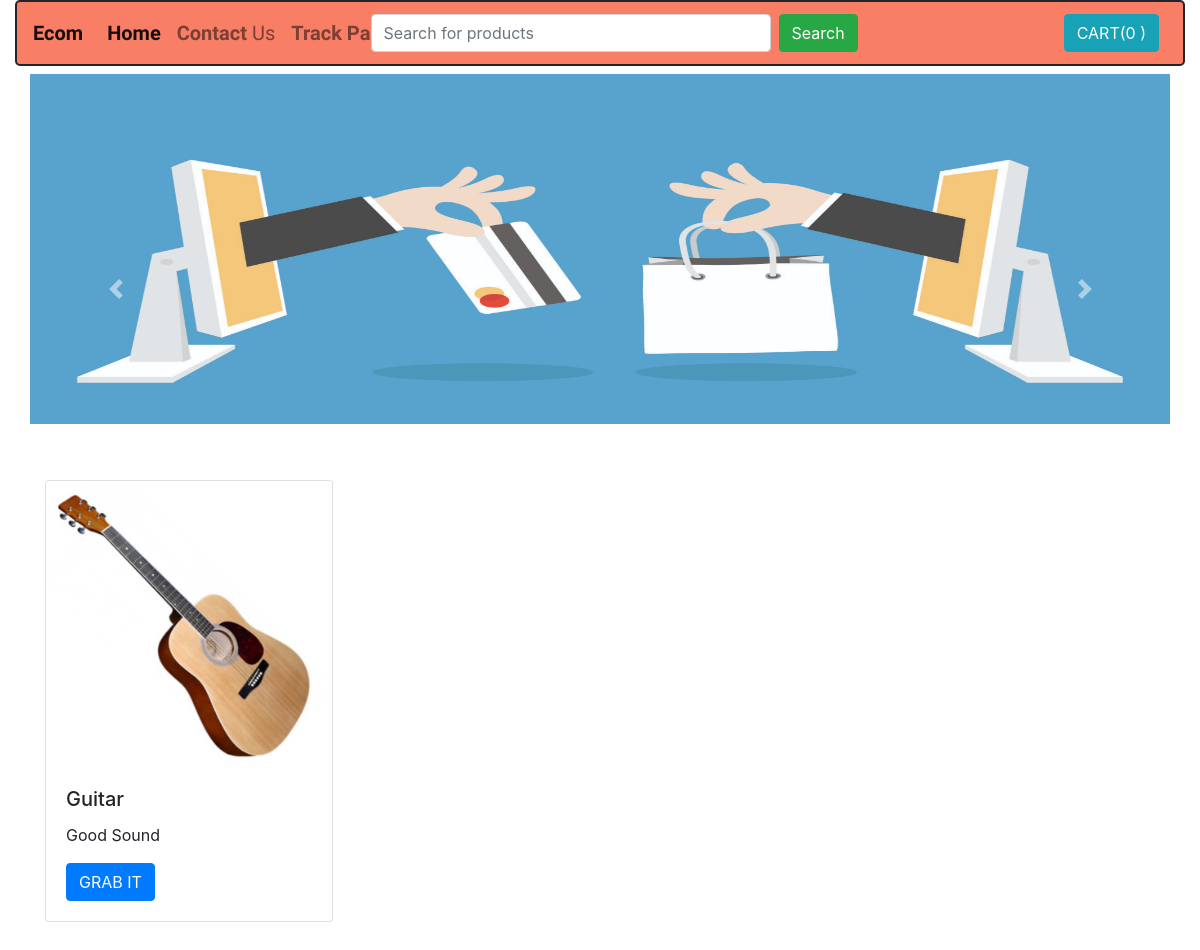
The page /shop/products/1 on the database its author committed.
### shop/models.py (models this page shows, shortened)
class Product(models.Model):
    product_id =  models.AutoField
    product_name =models.CharField(max_length=50)
    product_category =models.CharField(max_length=50,default="")
    product_price =models.IntegerField(default=0)
    product_desc= models.CharField(max_length=300)
    pub_date= models.DateField()
    product_image=models.ImageField(upload_to="shop/images",default="")

### shop/views.py (the view)
# urls.py: path('products/<int:myid>',views.products,name="product page"),
def products(request,myid):
    product= Product.objects.filter(id=myid)
    params ={'product':product[0]}      # since there is only one product
    return render(request,"shop/products.html",params)

### shop/templates/shop/products.html
{% extends 'shop/basic.html'   %}
{% block body %}
<div class="container">
<div class ="row ">
<div class=" col-lg-6 my-5">
 <div class="card" style="width: 18rem;">
  <img src="/media/{{product.product_image}}" class="card-img-top" alt="...">
  <div class="card-body">
    <h5 class="card-title">{{product.product_name}}</h5>
    <p class="card-text">{{product.product_desc}}</p>
    <a href="#" class="btn btn-primary">GRAB IT</a>
  </div>
</div>
</div>
</div>
</div>
{% endblock %}

### rows shown on the page
Product: product_image (picture), product_name "Guitar", product_desc "Good Sound"
